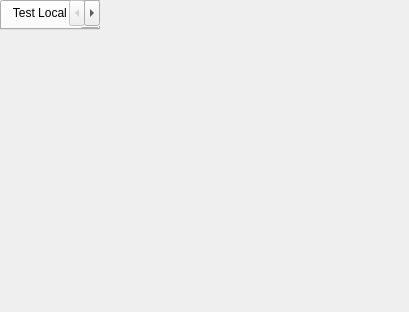
<?xml version="1.0" encoding="UTF-8"?>
<ui version="4.0">
 <class>Sc2AiAppDialog</class>
 <widget class="QMainWindow" name="Sc2AiAppDialog">
  <property name="geometry">
   <rect>
    <x>0</x>
    <y>0</y>
    <width>409</width>
    <height>312</height>
   </rect>
  </property>
  <property name="windowTitle">
   <string>SC2AI Manager</string>
  </property>
  <widget class="QTabWidget" name="tabWidget">
   <property name="currentIndex">
    <number>0</number>
   </property>
   <widget class="QWidget" name="TestTab">
    <attribute name="title">
     <string>Test Local Bot</string>
    </attribute>
    <widget class="QWidget" name="formLayoutWidget">
     <property name="geometry">
      <rect>
       <x>0</x>
       <y>0</y>
       <width>231</width>
       <height>108</height>
      </rect>
     </property>
     <layout class="QFormLayout" name="formLayout">
      <property name="horizontalSpacing">
       <number>12</number>
      </property>
      <property name="leftMargin">
       <number>1</number>
      </property>
      <property name="topMargin">
       <number>1</number>
      </property>
      <property name="rightMargin">
       <number>1</number>
      </property>
      <property name="bottomMargin">
       <number>1</number>
      </property>
      <item row="0" column="0">
       <widget class="QLabel" name="label">
        <property name="text">
         <string>Region</string>
        </property>
       </widget>
      </item>
      <item row="0" column="1">
       <widget class="QComboBox" name="RegionCombo"/>
      </item>
      <item row="1" column="0">
       <widget class="QLabel" name="label_2">
        <property name="text">
         <string>Map</string>
        </property>
       </widget>
      </item>
      <item row="1" column="1">
       <widget class="QComboBox" name="MapCombo"/>
      </item>
      <item row="2" column="0">
       <widget class="QLabel" name="label_3">
        <property name="text">
         <string>Local Bot</string>
        </property>
       </widget>
      </item>
      <item row="2" column="1">
       <widget class="QComboBox" name="LocalBotCombo"/>
      </item>
      <item row="3" column="0">
       <widget class="QLabel" name="label_4">
        <property name="text">
         <string>Remote Bot</string>
        </property>
       </widget>
      </item>
      <item row="3" column="1">
       <widget class="QComboBox" name="RemoteBotCombo"/>
      </item>
     </layout>
    </widget>
    <widget class="QPushButton" name="LaunchButton">
     <property name="geometry">
      <rect>
       <x>0</x>
       <y>120</y>
       <width>75</width>
       <height>23</height>
      </rect>
     </property>
     <property name="text">
      <string>Launch</string>
     </property>
    </widget>
   </widget>
   <widget class="QWidget" name="HumanTab">
    <attribute name="title">
     <string>Play Vs Bot</string>
    </attribute>
    <widget class="QWidget" name="formLayoutWidget_2">
     <property name="geometry">
      <rect>
       <x>0</x>
       <y>0</y>
       <width>231</width>
       <height>111</height>
      </rect>
     </property>
     <layout class="QFormLayout" name="formLayout_2">
      <property name="horizontalSpacing">
       <number>12</number>
      </property>
      <property name="leftMargin">
       <number>1</number>
      </property>
      <property name="topMargin">
       <number>1</number>
      </property>
      <property name="rightMargin">
       <number>1</number>
      </property>
      <property name="bottomMargin">
       <number>1</number>
      </property>
      <item row="0" column="0">
       <widget class="QLabel" name="label_5">
        <property name="text">
         <string>Region</string>
        </property>
       </widget>
      </item>
      <item row="0" column="1">
       <widget class="QComboBox" name="HRegionCombo"/>
      </item>
      <item row="1" column="0">
       <widget class="QLabel" name="label_6">
        <property name="text">
         <string>Map</string>
        </property>
       </widget>
      </item>
      <item row="1" column="1">
       <widget class="QComboBox" name="HMapCombo"/>
      </item>
      <item row="2" column="0">
       <widget class="QLabel" name="label_8">
        <property name="text">
         <string>Remote Bot</string>
        </property>
       </widget>
      </item>
      <item row="2" column="1">
       <widget class="QComboBox" name="HRemoteBotCombo"/>
      </item>
      <item row="3" column="1">
       <widget class="QComboBox" name="HRaceCombo">
        <item>
         <property name="text">
          <string>Terran</string>
         </property>
        </item>
        <item>
         <property name="text">
          <string>Zerg</string>
         </property>
        </item>
        <item>
         <property name="text">
          <string>Protoss</string>
         </property>
        </item>
        <item>
         <property name="text">
          <string>Random</string>
         </property>
        </item>
       </widget>
      </item>
      <item row="3" column="0">
       <widget class="QLabel" name="label_9">
        <property name="text">
         <string>Race</string>
        </property>
       </widget>
      </item>
     </layout>
    </widget>
    <widget class="QPushButton" name="HLaunchButton">
     <property name="geometry">
      <rect>
       <x>0</x>
       <y>120</y>
       <width>75</width>
       <height>23</height>
      </rect>
     </property>
     <property name="text">
      <string>Launch</string>
     </property>
    </widget>
   </widget>
   <widget class="QWidget" name="UploadTab">
    <attribute name="title">
     <string>Upload Bot</string>
    </attribute>
    <widget class="QWidget" name="formLayoutWidget_3">
     <property name="geometry">
      <rect>
       <x>0</x>
       <y>0</y>
       <width>291</width>
       <height>171</height>
      </rect>
     </property>
     <layout class="QFormLayout" name="formLayout_3">
      <property name="horizontalSpacing">
       <number>12</number>
      </property>
      <property name="leftMargin">
       <number>1</number>
      </property>
      <property name="topMargin">
       <number>1</number>
      </property>
      <property name="rightMargin">
       <number>1</number>
      </property>
      <property name="bottomMargin">
       <number>1</number>
      </property>
      <item row="0" column="0">
       <widget class="QLabel" name="label_7">
        <property name="text">
         <string>Bot Name</string>
        </property>
       </widget>
      </item>
      <item row="0" column="1">
       <widget class="QLineEdit" name="BotNameEdit"/>
      </item>
      <item row="1" column="0">
       <widget class="QLabel" name="label_10">
        <property name="text">
         <string>Bot Excutable</string>
        </property>
       </widget>
      </item>
      <item row="1" column="1">
       <widget class="QLineEdit" name="DirectoryEdit"/>
      </item>
      <item row="2" column="0">
       <widget class="QLabel" name="label_12">
        <property name="text">
         <string>Race</string>
        </property>
       </widget>
      </item>
      <item row="2" column="1">
       <widget class="QComboBox" name="RaceCombo">
        <item>
         <property name="text">
          <string>Terran</string>
         </property>
        </item>
        <item>
         <property name="text">
          <string>Zerg</string>
         </property>
        </item>
        <item>
         <property name="text">
          <string>Protoss</string>
         </property>
        </item>
        <item>
         <property name="text">
          <string>Random</string>
         </property>
        </item>
       </widget>
      </item>
      <item row="3" column="0">
       <widget class="QLabel" name="label_11">
        <property name="text">
         <string>API</string>
        </property>
       </widget>
      </item>
      <item row="3" column="1">
       <widget class="QComboBox" name="APICombo">
        <item>
         <property name="text">
          <string>Binary</string>
         </property>
        </item>
        <item>
         <property name="text">
          <string>Python</string>
         </property>
        </item>
        <item>
         <property name="text">
          <string>Java</string>
         </property>
        </item>
        <item>
         <property name="text">
          <string>DotNet</string>
         </property>
        </item>
        <item>
         <property name="text">
          <string>NodeJS</string>
         </property>
        </item>
        <item>
         <property name="text">
          <string>Mono</string>
         </property>
        </item>
        <item>
         <property name="text">
          <string>Wine</string>
         </property>
        </item>
       </widget>
      </item>
      <item row="4" column="0">
       <widget class="QLabel" name="label_13">
        <property name="text">
         <string>Additional Arguments</string>
        </property>
       </widget>
      </item>
      <item row="4" column="1">
       <widget class="QLineEdit" name="ArgsEdit"/>
      </item>
      <item row="5" column="0">
       <widget class="QLabel" name="label_14">
        <property name="text">
         <string>Debug</string>
        </property>
       </widget>
      </item>
      <item row="5" column="1">
       <widget class="QCheckBox" name="DebugCheckBox">
        <property name="text">
         <string/>
        </property>
       </widget>
      </item>
     </layout>
    </widget>
    <widget class="QPushButton" name="TestButton">
     <property name="geometry">
      <rect>
       <x>120</x>
       <y>190</y>
       <width>75</width>
       <height>23</height>
      </rect>
     </property>
     <property name="text">
      <string>Test</string>
     </property>
    </widget>
    <widget class="QPushButton" name="BrowseButton">
     <property name="geometry">
      <rect>
       <x>300</x>
       <y>30</y>
       <width>71</width>
       <height>21</height>
      </rect>
     </property>
     <property name="text">
      <string>Browse</string>
     </property>
    </widget>
    <widget class="QPushButton" name="ConfigButton">
     <property name="geometry">
      <rect>
       <x>0</x>
       <y>190</y>
       <width>111</width>
       <height>23</height>
      </rect>
     </property>
     <property name="text">
      <string>Generate Config</string>
     </property>
    </widget>
    <widget class="QPushButton" name="UploadButton">
     <property name="geometry">
      <rect>
       <x>200</x>
       <y>190</y>
       <width>75</width>
       <height>23</height>
      </rect>
     </property>
     <property name="text">
      <string>Upload</string>
     </property>
    </widget>
   </widget>
  </widget>
 </widget>
 <resources/>
 <connections/>
</ui>
